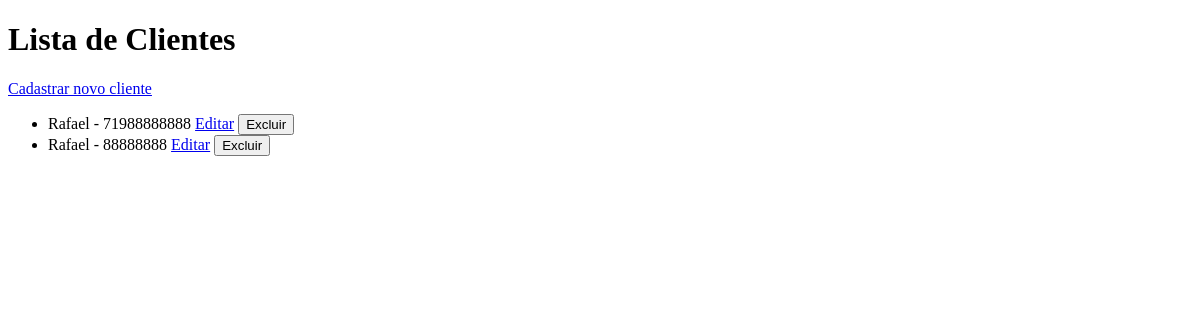
Page /clientes/ on the earlier database version.
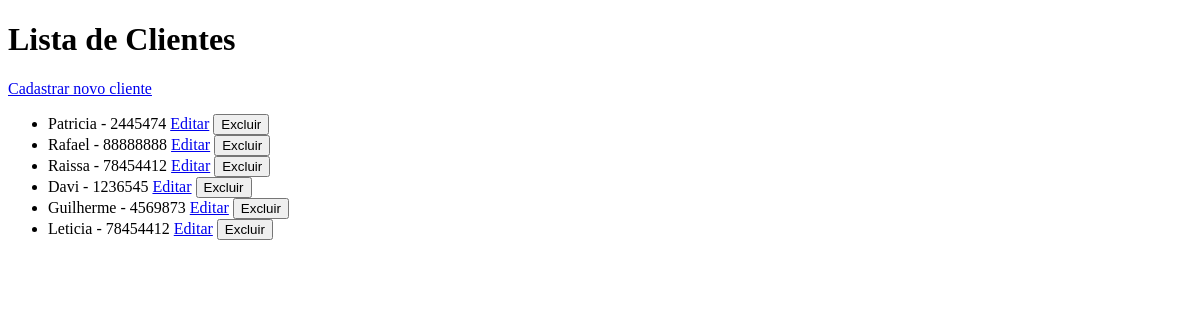
Same page on the later database version.
### loja/models.py (models this page shows, shortened)
class Cliente(models.Model):
    nome = models.CharField(max_length=100)
    telefone = models.CharField(max_length=20)

### loja/views.py (the view)
# urls.py: path('clientes/', views.lista_clientes, name='lista_clientes'),
def lista_clientes(request):
    clientes = Cliente.objects.all()
    return render(request, 'lista_clientes.html', {'clientes': clientes})

### loja/templates/lista_clientes.html (shortened to what this page needs)
<!DOCTYPE html>
<html lang="en">
<head>
</head>
<body>
<h1>Lista de Clientes</h1>
<a href="/cliente/">Cadastrar novo cliente</a>
<ul>
    {% for cliente in clientes %}
        <li>
            {{ cliente.nome }} - {{ cliente.telefone }}
            <a href="{% url 'editar_cliente' cliente.id %}">Editar</a>
            <form action="{% url 'excluir_cliente' cliente.id %}" method="post" style="display:inline;">
                <button type="submit">Excluir</button>
            </form>
        </li>
    {% endfor %}
</ul>
</body>
</html>

Differences in the rows shown:
removed Cliente: nome "Rafael", telefone "71988888888"
added Cliente: nome "Patricia", telefone "2445474"
added Cliente: nome "Raissa", telefone "78454412"
added Cliente: nome "Davi", telefone "1236545"
added Cliente: nome "Guilherme", telefone "4569873"
added Cliente: nome "Leticia", telefone "78454412"
